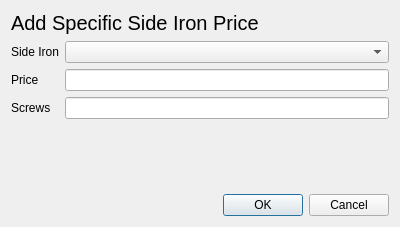
<?xml version="1.0" encoding="UTF-8"?>
<ui version="4.0">
 <class>AddSpecificSideIronPriceWindow</class>
 <widget class="QDialog" name="AddSpecificSideIronPriceWindow">
  <property name="geometry">
   <rect>
    <x>0</x>
    <y>0</y>
    <width>400</width>
    <height>227</height>
   </rect>
  </property>
  <property name="minimumSize">
   <size>
    <width>400</width>
    <height>227</height>
   </size>
  </property>
  <property name="maximumSize">
   <size>
    <width>400</width>
    <height>233</height>
   </size>
  </property>
  <property name="windowTitle">
   <string>Add Extra  Price</string>
  </property>
  <layout class="QVBoxLayout" name="addExtraPriceVerticalLayout">
   <item>
    <widget class="QLabel" name="AddPriceTitleLabel">
     <property name="sizePolicy">
      <sizepolicy hsizetype="Preferred" vsizetype="Fixed">
       <horstretch>0</horstretch>
       <verstretch>0</verstretch>
      </sizepolicy>
     </property>
     <property name="font">
      <font>
       <pointsize>15</pointsize>
      </font>
     </property>
     <property name="text">
      <string>Add Specific Side Iron Price</string>
     </property>
    </widget>
   </item>
   <item>
    <layout class="QFormLayout" name="formLayout">
     <item row="0" column="0">
      <widget class="QLabel" name="sideIronLabel">
       <property name="text">
        <string>Side Iron</string>
       </property>
      </widget>
     </item>
     <item row="1" column="0">
      <widget class="QLabel" name="priceLabel">
       <property name="text">
        <string>Price</string>
       </property>
      </widget>
     </item>
     <item row="2" column="0">
      <widget class="QLabel" name="screwsLabel">
       <property name="text">
        <string>Screws</string>
       </property>
      </widget>
     </item>
     <item row="0" column="1">
      <widget class="DynamicComboBox" name="sideIronComboBox">
       <property name="editable">
        <bool>false</bool>
       </property>
      </widget>
     </item>
     <item row="1" column="1">
      <widget class="QLineEdit" name="priceEdit"/>
     </item>
     <item row="2" column="1">
      <widget class="QLineEdit" name="screwsEdit"/>
     </item>
    </layout>
   </item>
   <item>
    <widget class="QDialogButtonBox" name="acceptButtons">
     <property name="orientation">
      <enum>Qt::Horizontal</enum>
     </property>
     <property name="standardButtons">
      <set>QDialogButtonBox::Cancel|QDialogButtonBox::Ok</set>
     </property>
    </widget>
   </item>
  </layout>
 </widget>
 <customwidgets>
  <customwidget>
   <class>DynamicComboBox</class>
   <extends>QComboBox</extends>
   <header location="global">widgets/DynamicComboBox.h</header>
  </customwidget>
 </customwidgets>
 <resources/>
 <connections>
  <connection>
   <sender>acceptButtons</sender>
   <signal>accepted()</signal>
   <receiver>AddSpecificSideIronPriceWindow</receiver>
   <slot>accept()</slot>
   <hints>
    <hint type="sourcelabel">
     <x>248</x>
     <y>254</y>
    </hint>
    <hint type="destinationlabel">
     <x>157</x>
     <y>274</y>
    </hint>
   </hints>
  </connection>
  <connection>
   <sender>acceptButtons</sender>
   <signal>rejected()</signal>
   <receiver>AddSpecificSideIronPriceWindow</receiver>
   <slot>reject()</slot>
   <hints>
    <hint type="sourcelabel">
     <x>316</x>
     <y>260</y>
    </hint>
    <hint type="destinationlabel">
     <x>286</x>
     <y>274</y>
    </hint>
   </hints>
  </connection>
 </connections>
</ui>
